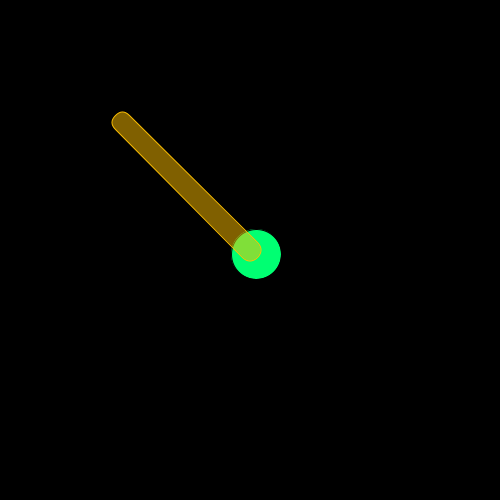
Frame 1 (no input)
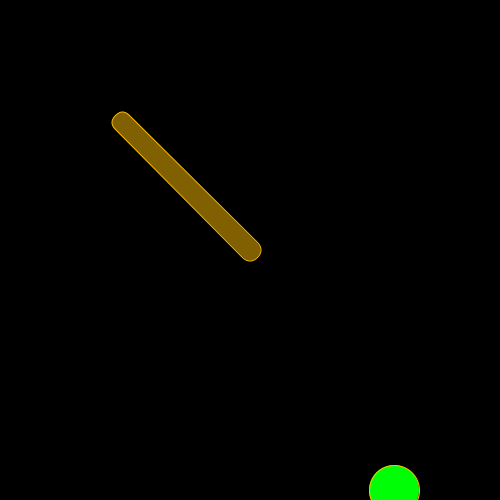
Frame 60 (the mouse pressed at the canvas centre just before this capture)
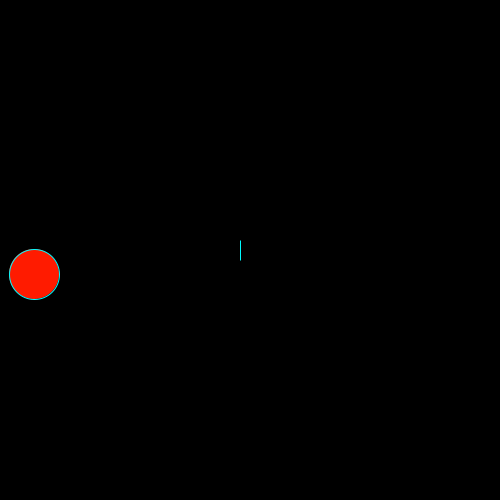
Frame 120 (the mouse held since frame 60 and released just before this capture)

The Processing sketch that drew these frames (run headless with seeded random() and noise(); from frame 60 on, the mouse is pressed at the canvas centre):

// Processing sketch: vectors
// ── vectors.pde
PVector v = new PVector(0, 0);
PVector bl = new PVector(0, 0);
PVector bv = new PVector(6, 4);
color ca, cb;

void setup() {
  size(500, 500);
  colorMode(HSB);
}

void draw() {
  translate(width/2, height/2);
  v.set(mouseX-width/2, mouseY-height/2).normalize().mult(200);
  ca = color(map(v.heading(), -PI, PI, 0, 256), 255, 255);

  background(0);

  if (bl.x > width/2 || bl.x < -width/2) {
    bv.x = bv.x * -1;
  }
  if (bl.y > height/2 || bl.y < -height/2) {
    bv.y = bv.y * -1;
  }
  bl.add(bv);
  cb = color(map(bl.heading(), PI, -PI, 0, 256), 255, 255);
  fill(cb);
  ellipse(bl.x, bl.y, 50, 50);

  stroke(ca);
  fill(ca, 128);
  rotate(v.heading());
  rect(-10, -10, v.mag(), 20, 10);
}
